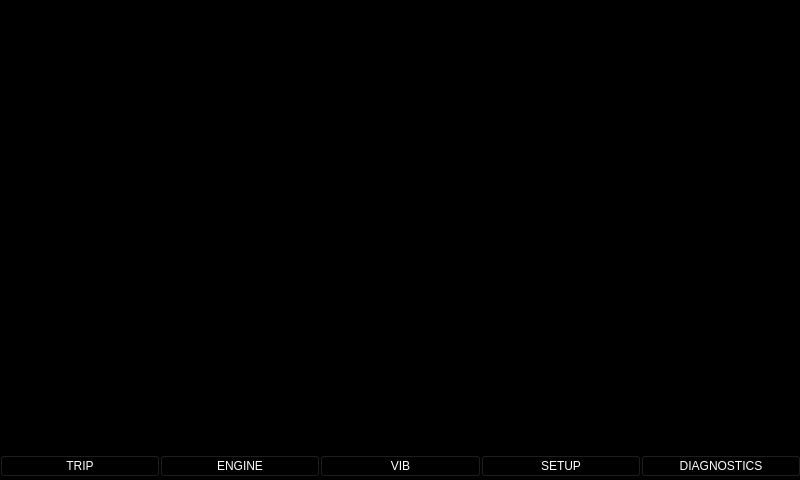
<?xml version="1.0" encoding="UTF-8"?>
<ui version="4.0">
 <class>Home</class>
 <widget class="QWidget" name="Home">
  <property name="geometry">
   <rect>
    <x>0</x>
    <y>0</y>
    <width>800</width>
    <height>480</height>
   </rect>
  </property>
  <property name="windowTitle">
   <string>Form</string>
  </property>
  <widget class="QStackedWidget" name="stackedWidget">
   <property name="geometry">
    <rect>
     <x>0</x>
     <y>0</y>
     <width>800</width>
     <height>480</height>
    </rect>
   </property>
   <property name="styleSheet">
    <string notr="true">background-color:black;
color:white;</string>
   </property>
   <property name="currentIndex">
    <number>0</number>
   </property>
   <widget class="QWidget" name="page">
    <widget class="QWidget" name="layoutWidget">
     <property name="geometry">
      <rect>
       <x>0</x>
       <y>453</y>
       <width>801</width>
       <height>27</height>
      </rect>
     </property>
     <layout class="QHBoxLayout" name="horizontalLayout">
      <property name="spacing">
       <number>0</number>
      </property>
      <item>
       <widget class="QPushButton" name="pushButton">
        <property name="text">
         <string>TRIP</string>
        </property>
       </widget>
      </item>
      <item>
       <widget class="QPushButton" name="pushButton_2">
        <property name="text">
         <string>ENGINE</string>
        </property>
       </widget>
      </item>
      <item>
       <widget class="QPushButton" name="pushButton_3">
        <property name="text">
         <string>VIB</string>
        </property>
       </widget>
      </item>
      <item>
       <widget class="QPushButton" name="pushButton_4">
        <property name="text">
         <string>SETUP</string>
        </property>
       </widget>
      </item>
      <item>
       <widget class="QPushButton" name="pushButton_5">
        <property name="text">
         <string>DIAGNOSTICS</string>
        </property>
       </widget>
      </item>
     </layout>
    </widget>
   </widget>
  </widget>
 </widget>
 <resources/>
 <connections/>
</ui>
